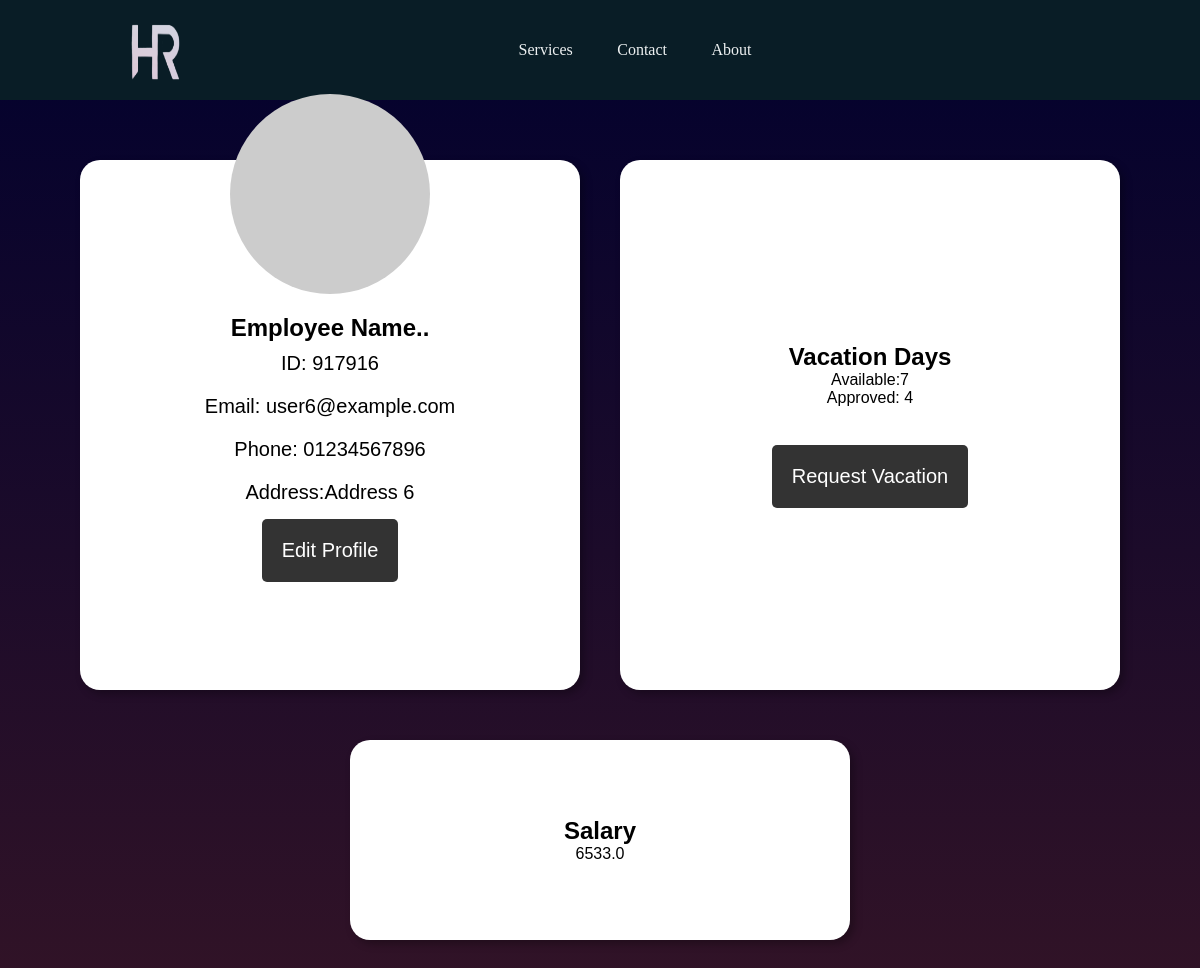
The page /profile/110/ on the database as committed earlier.
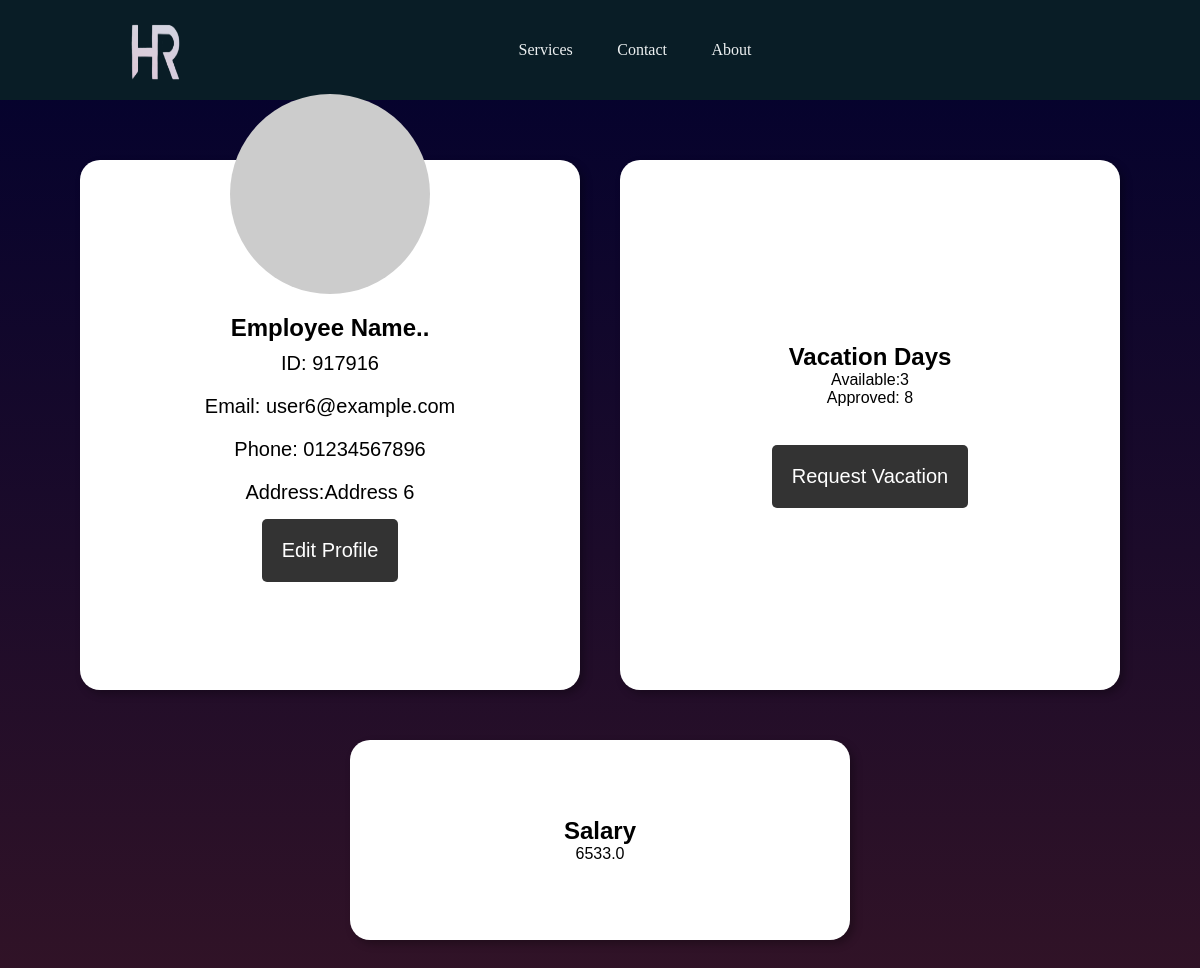
The same page on the database as committed later.
### HR/models.py (models this page shows, shortened)
class Employee(models.Model)  :
    email       =models.EmailField(verbose_name="email", max_length=50,unique=True)
    accId       =models.IntegerField(default=0,unique=True)
    Name    =models.CharField(max_length=20)
    address    =models.CharField(max_length=500,null=True)
    GENDER_CHOICES = (
        ('M', 'Male'),
        ('F', 'Female')
    )
    gender = models.CharField(max_length=1,null=True,choices=GENDER_CHOICES)
    salary      =models.FloatField(default=0,verbose_name="Salary")
    phone       =models.CharField(max_length=11, verbose_name="Phone_Number",null=True)
    Birth_date         =models.DateField(null=True)
    availableVac=models.IntegerField(default=0)
    approvedVac =models.IntegerField(default=0)

### HR/views.py (the view)
# urls.py: path("profile/<int:pk>/", profile_view.as_view(), name="profile"),
class profile_view(DetailView):
    template_name = "profile.html"
    model = Employee
    context_object_name = "employee"

### templates/profile.html (shortened to what this page needs)
{%extends 'base.html'%}
{%load static%}
	{%block content%}
	<head>
		<link rel="stylesheet" href="{%static 'css/profiles.css'%}">
		<link rel="stylesheet" href="{%static 'css/sideNavBar.css'%}">
		<link rel="stylesheet" href="/website Pages/Authentication pages/nav bar/navBarStyle.css">
		<link rel="stylesheet" href="https://cdnjs.cloudflare.com/ajax/libs/font-awesome/4.7.0/css/font-awesome.min.css">
		<link rel="stylesheet" href="https://cdnjs.cloudflare.com/ajax/libs/font-awesome/6.4.0/css/all.min.css"
 />
	</head>
	<body class="profile-body">
		<main class="profile-main">
			<section class="data">
				<img class="profile-picture" src="https://via.placeholder.com/200x200.png?text=Photo" alt="Employee Photo">
				<h2>Employee Name..</h2>
				<p class="data-item">ID: {{employee.accId}}</p>
				<p class="data-item">Email: {{employee.email}}</p>
				<p class="data-item">Phone: {{employee.phone}}</p>
				<p class="data-item">Address:{{employee.address}}</p>
				<form action="{%url 'updating' pk=employee.pk%}">
					<button class="edit-prof" >Edit Profile</button>
				</form>
			</section>
			<section class="vac-info">
				<h2>Vacation Days</h2>
				<p>Available:{{employee.availableVac}}</p>
				<p>Approved: {{employee.approvedVac}}</p><br>
				<form action ="{%url 'home'%}" >
				<button class="req-vac"	type="submit" >Request Vacation</button>
				</form>
			</section>
		</main>
		<main class="profile-main">
			<section class="salary">
				<h2>Salary</h2>
				<p>{{employee.salary}}</p>
			</section>
		</main>
	</body>
	{%endblock content%}

Rows that differ between the two databases and show on the page:
changed Employee "user6@example.com": availableVac "7" → "3"; approvedVac "4" → "8"
